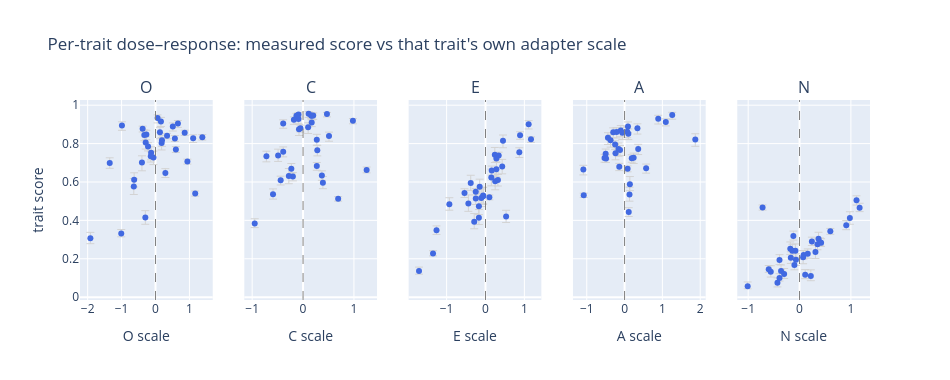

Write notebook code for a chart like this one.
### Markdown cell above
## Per-trait dose–response

For each OCEAN trait: measured trait score (TRAIT eval, y) vs that trait's **own**
adapter scale in the combo (signed: + amplifier, − suppressor, x), bootstrap ci95 on y.
Shows whether turning a trait's adapter up/down actually moves the measured trait —
with the other 4 adapters also active (so vertical scatter reflects cross-trait
interference). Hover a point to see which combo it is.

### Code cell
import plotly.graph_objects as go
from plotly.subplots import make_subplots

# Per-trait dose–response: measured trait score (y) vs that trait's own signed
# adapter scale (x). Static plotly subplots; hover shows the combo slug.
_scale_map = {
    rec.slug: {t.letter: t.signed_scale for t in rec.traits}
    for rec in generate_design().configs
}
for _L in TRAITS:
    df[f"scale_{_L}"] = df["slug"].map(lambda s, _L=_L: _scale_map[s][_L])

if f"trait_{TRAITS[0]}_mean" not in df.columns or df[f"trait_{TRAITS[0]}_mean"].notna().sum() == 0:
    print("No TRAIT results yet — skipping plot.")
else:
    fig = make_subplots(rows=1, cols=len(TRAITS), shared_yaxes=True, subplot_titles=list(TRAITS))
    for i, letter in enumerate(TRAITS, start=1):
        mean_col = f"trait_{letter}_mean"
        d = df.dropna(subset=[mean_col])
        fig.add_trace(go.Scatter(
            x=d[f"scale_{letter}"], y=d[mean_col], mode="markers",
            marker=dict(size=6, color="royalblue"),
            error_y=dict(
                type="data", symmetric=False,
                array=np.clip(d[f"trait_{letter}_hi"] - d[mean_col], 0, None),
                arrayminus=np.clip(d[mean_col] - d[f"trait_{letter}_lo"], 0, None),
                color="lightgray", thickness=1,
            ),
            text=d["slug"],
            hovertemplate="%{text}<br>" + letter + " scale=%{x:.2f}<br>"
            + letter + " score=%{y:.3f}<extra></extra>",
            showlegend=False,
        ), row=1, col=i)
        fig.add_vline(x=0.0, line_dash="dash", line_color="gray", line_width=1, row=1, col=i)
        fig.update_xaxes(title_text=f"{letter} scale", row=1, col=i)
    fig.update_yaxes(title_text="trait score", row=1, col=1)
    fig.update_layout(
        title="Per-trait dose–response: measured score vs that trait's own adapter scale",
        height=380, width=950,
    )
    fig.show()

### Figure 1 — Plotly figure (JSON) as saved in the notebook; plotly's stock layout.template omitted (floating-point values rounded to 4 significant figures)
{"data": [{"error_y": {"array": [0.02913, 0.03139, 0.03365, 0.02557, 0.02612, 0.02208, 0.01893, 0.02911, 0.04185, 0.02342, 0.02619, 0.02121, 0.03662, 0.01653, 0.01618, 0.01546, 0.01349, 0.01985, 0.01364, 0.01592, 0.01265, 0.03575, 0.02673, 0.01193, 0.01333, 0.03036, 0.01841, 0.02285, 0.01913, 0.01313, 0.02031, 0.03474], "arrayminus": [0.03591, 0.03633, 0.0368, 0.03414, 0.03126, 0.02744, 0.02284, 0.03445, 0.04103, 0.02969, 0.03013, 0.0264, 0.03706, 0.01936, 0.02525, 0.01557, 0.01702, 0.02308, 0.01374, 0.01553, 0.01522, 0.03518, 0.02785, 0.0138, 0.015, 0.02879, 0.02168, 0.02319, 0.02499, 0.01382, 0.01796, 0.04344], "color": "lightgray", "symmetric": false, "thickness": 1, "type": "data"}, "hovertemplate": "%{text}<br>O scale=%{x:.2f}<br>O score=%{y:.3f}<extra></extra>", "marker": {"color": "royalblue", "size": 6}, "mode": "markers", "showlegend": false, "text": ["OP0p18_CP0p11_EM0p11_AM0p10_NP0p07", "OM0p13_CM0p09_EM0p06_AP0p07_NP0p31", "OM0p06_CM0p13_EM0p17_AM0p37_NM0p08", "OP0p13_CP0p17_EP0p15_AP0p09_NM0p36", "OP0p19_CM0p09_EM0p06_AM0p44_NM0p17", "OM0p27_CM0p18_EP0p43_AM0p21_NM0p07", "OP0p51_CP0p17_EM0p15_AM0p30_NM0p10", "OM0p29_CP0p20_EP0p25_AM0p06_NM0p56", "OM0p64_CP0p16_EM0p29_AM0p16_NM0p14", "OM0p14_CM0p05_EM0p25_AM0p12_NP0p98", "OM0p33_CM0p39_EP0p28_AP0p34_NM0p30", "OP0p16_CM0p08_EP0p24_AP0p89_NM0p43", "OM0p63_CP0p47_EM0p17_AM0p24_NP0p37", "OP0p66_CM0p49_EM0p38_AP0p10_NM0p39", "OP0p06_CP0p10_EP0p45_AP1p26_NP0p22", "OP0p57_CM0p23_EP0p16_AM1p09_NM0p12", "OM0p38_CM0p72_EP0p89_AM0p25_NP0p08", "OM0p22_CP0p98_EP0p32_AM0p50_NP0p35", "OP0p86_CM0p59_EP0p34_AM0p53_NP0p24", "OP0p60_CM0p20_EM0p54_AM0p14_NP1p17", "OP0p34_CP0p37_EP1p17_AM0p49_NP0p40", "OM0p30_CP0p51_EM1p71_AP0p14_NM0p18", "OM1p35_CM0p39_EP0p87_AP0p24_NP0p16", "OP0p94_CP1p25_EM0p25_AP0p08_NP0p60", "OP1p38_CM0p95_EP0p28_AP0p19_NP0p42", "OM1p92_CP0p28_EP0p53_AP0p13_NM0p39", "OP1p11_CP0p39_EM0p93_AP0p36_NM0p60", "OP0p29_CM0p44_EM1p26_AP0p57_NP0p91", "OM0p99_CP0p27_EP1p11_AP1p09_NP0p11", "OP1p17_CP0p69_EP0p10_AM1p08_NM0p72", "OM1p01_CP0p27_EM1p35_AP0p11_NP1p11", "OM0p40_CM0p28_EM0p44_AP1p87_NM1p01"], "type": "scatter", "x": [0.18, -0.13, -0.06, 0.13, 0.19, -0.27, 0.51, -0.29, -0.64, -0.14, -0.33, 0.16, -0.63, 0.66, 0.06, 0.57, -0.38, -0.22, 0.86, 0.6, 0.34, -0.3, -1.35, 0.94, 1.38, -1.92, 1.11, 0.29, -0.99, 1.17, -1.01, -0.4], "xaxis": "x", "y": [0.8026, 0.7516, 0.7273, 0.8594, 0.8171, 0.8477, 0.8884, 0.806, 0.5759, 0.7337, 0.8451, 0.9154, 0.611, 0.9041, 0.9331, 0.8267, 0.8775, 0.7848, 0.8563, 0.769, 0.8406, 0.4148, 0.6991, 0.707, 0.8335, 0.3072, 0.8274, 0.6465, 0.8942, 0.5401, 0.3321, 0.7015], "yaxis": "y"}, {"error_y": {"array": [0.01154, 0.01001, 0.01232, 0.01423, 0.01406, 0.01495, 0.0172, 0.01323, 0.01177, 0.01567, 0.01971, 0.0247, 0.008454, 0.03292, 0.02309, 0.02773, 0.02686, 0.01116, 0.0273, 0.02064, 0.02444, 0.0203, 0.02484, 0.01572, 0.02397, 0.02636, 0.0334, 0.02196, 0.02816, 0.01152, 0.01824, 0.03951], "arrayminus": [0.01927, 0.01898, 0.01992, 0.02216, 0.02295, 0.02371, 0.02219, 0.02, 0.01763, 0.02032, 0.02414, 0.03216, 0.01512, 0.0308, 0.03225, 0.02473, 0.02867, 0.0161, 0.02565, 0.0223, 0.02468, 0.02715, 0.02697, 0.01476, 0.02208, 0.02882, 0.03052, 0.02399, 0.02896, 0.01195, 0.02228, 0.03973], "color": "lightgray", "symmetric": false, "thickness": 1, "type": "data"}, "hovertemplate": "%{text}<br>C scale=%{x:.2f}<br>C score=%{y:.3f}<extra></extra>", "marker": {"color": "royalblue", "size": 6}, "mode": "markers", "showlegend": false, "text": ["OP0p18_CP0p11_EM0p11_AM0p10_NP0p07", "OM0p13_CM0p09_EM0p06_AP0p07_NP0p31", "OM0p06_CM0p13_EM0p17_AM0p37_NM0p08", "OP0p13_CP0p17_EP0p15_AP0p09_NM0p36", "OP0p19_CM0p09_EM0p06_AM0p44_NM0p17", "OM0p27_CM0p18_EP0p43_AM0p21_NM0p07", "OP0p51_CP0p17_EM0p15_AM0p30_NM0p10", "OM0p29_CP0p20_EP0p25_AM0p06_NM0p56", "OM0p64_CP0p16_EM0p29_AM0p16_NM0p14", "OM0p14_CM0p05_EM0p25_AM0p12_NP0p98", "OM0p33_CM0p39_EP0p28_AP0p34_NM0p30", "OP0p16_CM0p08_EP0p24_AP0p89_NM0p43", "OM0p63_CP0p47_EM0p17_AM0p24_NP0p37", "OP0p66_CM0p49_EM0p38_AP0p10_NM0p39", "OP0p06_CP0p10_EP0p45_AP1p26_NP0p22", "OP0p57_CM0p23_EP0p16_AM1p09_NM0p12", "OM0p38_CM0p72_EP0p89_AM0p25_NP0p08", "OM0p22_CP0p98_EP0p32_AM0p50_NP0p35", "OP0p86_CM0p59_EP0p34_AM0p53_NP0p24", "OP0p60_CM0p20_EM0p54_AM0p14_NP1p17", "OP0p34_CP0p37_EP1p17_AM0p49_NP0p40", "OM0p30_CP0p51_EM1p71_AP0p14_NM0p18", "OM1p35_CM0p39_EP0p87_AP0p24_NP0p16", "OP0p94_CP1p25_EM0p25_AP0p08_NP0p60", "OP1p38_CM0p95_EP0p28_AP0p19_NP0p42", "OM1p92_CP0p28_EP0p53_AP0p13_NM0p39", "OP1p11_CP0p39_EM0p93_AP0p36_NM0p60", "OP0p29_CM0p44_EM1p26_AP0p57_NP0p91", "OM0p99_CP0p27_EP1p11_AP1p09_NP0p11", "OP1p17_CP0p69_EP0p10_AM1p08_NM0p72", "OM1p01_CP0p27_EM1p35_AP0p11_NP1p11", "OM0p40_CM0p28_EM0p44_AP1p87_NM1p01"], "type": "scatter", "x": [0.11, -0.09, -0.13, 0.17, -0.09, -0.18, 0.17, 0.2, 0.16, -0.05, -0.39, -0.08, 0.47, -0.49, 0.1, -0.23, -0.72, 0.98, -0.59, -0.2, 0.37, 0.51, -0.39, 1.25, -0.95, 0.28, 0.39, -0.44, 0.27, 0.69, 0.27, -0.28], "xaxis": "x2", "y": [0.9555, 0.9519, 0.9454, 0.9454, 0.9286, 0.924, 0.9105, 0.9464, 0.947, 0.8805, 0.9041, 0.8744, 0.9541, 0.738, 0.8851, 0.6685, 0.7335, 0.919, 0.5366, 0.6282, 0.6334, 0.8395, 0.7578, 0.6621, 0.3843, 0.7648, 0.5955, 0.6084, 0.8203, 0.5121, 0.6834, 0.6306], "yaxis": "y2"}, {"error_y": {"array": [0.04624, 0.04691, 0.04585, 0.04311, 0.04157, 0.03728, 0.03886, 0.04297, 0.0429, 0.03566, 0.03904, 0.03742, 0.04311, 0.0404, 0.03034, 0.02376, 0.01841, 0.02879, 0.01722, 0.02246, 0.0125, 0.02074, 0.02384, 0.01688, 0.01763, 0.03281, 0.03338, 0.02204, 0.01813, 0.01236, 0.01457, 0.04461], "arrayminus": [0.0452, 0.04363, 0.04361, 0.04414, 0.04016, 0.03798, 0.03785, 0.04476, 0.03635, 0.03102, 0.03963, 0.04095, 0.03516, 0.03824, 0.03618, 0.02432, 0.02025, 0.03142, 0.02126, 0.02259, 0.01626, 0.01609, 0.02676, 0.01665, 0.02016, 0.03058, 0.03165, 0.02201, 0.02507, 0.0131, 0.01272, 0.04063], "color": "lightgray", "symmetric": false, "thickness": 1, "type": "data"}, "hovertemplate": "%{text}<br>E scale=%{x:.2f}<br>E score=%{y:.3f}<extra></extra>", "marker": {"color": "royalblue", "size": 6}, "mode": "markers", "showlegend": false, "text": ["OP0p18_CP0p11_EM0p11_AM0p10_NP0p07", "OM0p13_CM0p09_EM0p06_AP0p07_NP0p31", "OM0p06_CM0p13_EM0p17_AM0p37_NM0p08", "OP0p13_CP0p17_EP0p15_AP0p09_NM0p36", "OP0p19_CM0p09_EM0p06_AM0p44_NM0p17", "OM0p27_CM0p18_EP0p43_AM0p21_NM0p07", "OP0p51_CP0p17_EM0p15_AM0p30_NM0p10", "OM0p29_CP0p20_EP0p25_AM0p06_NM0p56", "OM0p64_CP0p16_EM0p29_AM0p16_NM0p14", "OM0p14_CM0p05_EM0p25_AM0p12_NP0p98", "OM0p33_CM0p39_EP0p28_AP0p34_NM0p30", "OP0p16_CM0p08_EP0p24_AP0p89_NM0p43", "OM0p63_CP0p47_EM0p17_AM0p24_NP0p37", "OP0p66_CM0p49_EM0p38_AP0p10_NM0p39", "OP0p06_CP0p10_EP0p45_AP1p26_NP0p22", "OP0p57_CM0p23_EP0p16_AM1p09_NM0p12", "OM0p38_CM0p72_EP0p89_AM0p25_NP0p08", "OM0p22_CP0p98_EP0p32_AM0p50_NP0p35", "OP0p86_CM0p59_EP0p34_AM0p53_NP0p24", "OP0p60_CM0p20_EM0p54_AM0p14_NP1p17", "OP0p34_CP0p37_EP1p17_AM0p49_NP0p40", "OM0p30_CP0p51_EM1p71_AP0p14_NM0p18", "OM1p35_CM0p39_EP0p87_AP0p24_NP0p16", "OP0p94_CP1p25_EM0p25_AP0p08_NP0p60", "OP1p38_CM0p95_EP0p28_AP0p19_NP0p42", "OM1p92_CP0p28_EP0p53_AP0p13_NM0p39", "OP1p11_CP0p39_EM0p93_AP0p36_NM0p60", "OP0p29_CM0p44_EM1p26_AP0p57_NP0p91", "OM0p99_CP0p27_EP1p11_AP1p09_NP0p11", "OP1p17_CP0p69_EP0p10_AM1p08_NM0p72", "OM1p01_CP0p27_EM1p35_AP0p11_NP1p11", "OM0p40_CM0p28_EM0p44_AP1p87_NM1p01"], "type": "scatter", "x": [-0.11, -0.06, -0.17, 0.15, -0.06, 0.43, -0.15, 0.25, -0.29, -0.25, 0.28, 0.24, -0.17, -0.38, 0.45, 0.16, 0.89, 0.32, 0.34, -0.54, 1.17, -1.71, 0.87, -0.25, 0.28, 0.53, -0.93, -1.26, 1.11, 0.1, -1.35, -0.44], "xaxis": "x3", "y": [0.5171, 0.5261, 0.4737, 0.6238, 0.5292, 0.6805, 0.5758, 0.6038, 0.3925, 0.5136, 0.6657, 0.7425, 0.4134, 0.5946, 0.8144, 0.6593, 0.843, 0.6104, 0.7379, 0.542, 0.8225, 0.1357, 0.7545, 0.5492, 0.7219, 0.4197, 0.4846, 0.349, 0.9013, 0.5198, 0.2274, 0.4877], "yaxis": "y3"}, {"error_y": {"array": [0.0262, 0.0267, 0.02809, 0.02372, 0.02598, 0.02243, 0.02237, 0.02698, 0.03182, 0.02319, 0.02271, 0.01785, 0.02772, 0.02448, 0.01371, 0.02243, 0.01934, 0.02438, 0.01871, 0.0177, 0.01888, 0.03953, 0.02479, 0.01516, 0.01825, 0.03837, 0.02385, 0.02196, 0.01657, 0.01055, 0.02237, 0.0299], "arrayminus": [0.03206, 0.03143, 0.03636, 0.03037, 0.03538, 0.03067, 0.02952, 0.03606, 0.03708, 0.02967, 0.03066, 0.02759, 0.03458, 0.03118, 0.02205, 0.02784, 0.02669, 0.02965, 0.02249, 0.02021, 0.02125, 0.03414, 0.02923, 0.01535, 0.02048, 0.0346, 0.02938, 0.02528, 0.02035, 0.0115, 0.02341, 0.03538], "color": "lightgray", "symmetric": false, "thickness": 1, "type": "data"}, "hovertemplate": "%{text}<br>A scale=%{x:.2f}<br>A score=%{y:.3f}<extra></extra>", "marker": {"color": "royalblue", "size": 6}, "mode": "markers", "showlegend": false, "text": ["OP0p18_CP0p11_EM0p11_AM0p10_NP0p07", "OM0p13_CM0p09_EM0p06_AP0p07_NP0p31", "OM0p06_CM0p13_EM0p17_AM0p37_NM0p08", "OP0p13_CP0p17_EP0p15_AP0p09_NM0p36", "OP0p19_CM0p09_EM0p06_AM0p44_NM0p17", "OM0p27_CM0p18_EP0p43_AM0p21_NM0p07", "OP0p51_CP0p17_EM0p15_AM0p30_NM0p10", "OM0p29_CP0p20_EP0p25_AM0p06_NM0p56", "OM0p64_CP0p16_EM0p29_AM0p16_NM0p14", "OM0p14_CM0p05_EM0p25_AM0p12_NP0p98", "OM0p33_CM0p39_EP0p28_AP0p34_NM0p30", "OP0p16_CM0p08_EP0p24_AP0p89_NM0p43", "OM0p63_CP0p47_EM0p17_AM0p24_NP0p37", "OP0p66_CM0p49_EM0p38_AP0p10_NM0p39", "OP0p06_CP0p10_EP0p45_AP1p26_NP0p22", "OP0p57_CM0p23_EP0p16_AM1p09_NM0p12", "OM0p38_CM0p72_EP0p89_AM0p25_NP0p08", "OM0p22_CP0p98_EP0p32_AM0p50_NP0p35", "OP0p86_CM0p59_EP0p34_AM0p53_NP0p24", "OP0p60_CM0p20_EM0p54_AM0p14_NP1p17", "OP0p34_CP0p37_EP1p17_AM0p49_NP0p40", "OM0p30_CP0p51_EM1p71_AP0p14_NM0p18", "OM1p35_CM0p39_EP0p87_AP0p24_NP0p16", "OP0p94_CP1p25_EM0p25_AP0p08_NP0p60", "OP1p38_CM0p95_EP0p28_AP0p19_NP0p42", "OM1p92_CP0p28_EP0p53_AP0p13_NM0p39", "OP1p11_CP0p39_EM0p93_AP0p36_NM0p60", "OP0p29_CM0p44_EM1p26_AP0p57_NP0p91", "OM0p99_CP0p27_EP1p11_AP1p09_NP0p11", "OP1p17_CP0p69_EP0p10_AM1p08_NM0p72", "OM1p01_CP0p27_EM1p35_AP0p11_NP1p11", "OM0p40_CM0p28_EM0p44_AP1p87_NM1p01"], "type": "scatter", "x": [-0.1, 0.07, -0.37, 0.09, -0.44, -0.21, -0.3, -0.06, -0.16, -0.12, 0.34, 0.89, -0.24, 0.1, 1.26, -1.09, -0.25, -0.5, -0.53, -0.14, -0.49, 0.14, 0.24, 0.08, 0.19, 0.13, 0.36, 0.57, 1.09, -1.08, 0.11, 1.87], "xaxis": "x4", "y": [0.8677, 0.8619, 0.818, 0.889, 0.8306, 0.8599, 0.8596, 0.8569, 0.7712, 0.7667, 0.8803, 0.9296, 0.7499, 0.8518, 0.9494, 0.6646, 0.7953, 0.7472, 0.7255, 0.6793, 0.7228, 0.5887, 0.7258, 0.6683, 0.7233, 0.5347, 0.7721, 0.6714, 0.9125, 0.5312, 0.4436, 0.8212], "yaxis": "y4"}, {"error_y": {"array": [0.03492, 0.03604, 0.03555, 0.03136, 0.0315, 0.03106, 0.029, 0.03157, 0.03464, 0.03293, 0.02841, 0.02572, 0.03397, 0.02187, 0.03154, 0.02584, 0.02234, 0.02797, 0.02306, 0.02286, 0.02205, 0.03493, 0.02492, 0.01548, 0.02069, 0.02722, 0.01916, 0.02412, 0.02628, 0.0132, 0.02326, 0.02218], "arrayminus": [0.03354, 0.03437, 0.03314, 0.02822, 0.02889, 0.02952, 0.02486, 0.02702, 0.03087, 0.03221, 0.02383, 0.02148, 0.03196, 0.01611, 0.02507, 0.02085, 0.02208, 0.02888, 0.02055, 0.02078, 0.01799, 0.02981, 0.02361, 0.0152, 0.01935, 0.02462, 0.01616, 0.02316, 0.02104, 0.01335, 0.0247, 0.01328], "color": "lightgray", "symmetric": false, "thickness": 1, "type": "data"}, "hovertemplate": "%{text}<br>N scale=%{x:.2f}<br>N score=%{y:.3f}<extra></extra>", "marker": {"color": "royalblue", "size": 6}, "mode": "markers", "showlegend": false, "text": ["OP0p18_CP0p11_EM0p11_AM0p10_NP0p07", "OM0p13_CM0p09_EM0p06_AP0p07_NP0p31", "OM0p06_CM0p13_EM0p17_AM0p37_NM0p08", "OP0p13_CP0p17_EP0p15_AP0p09_NM0p36", "OP0p19_CM0p09_EM0p06_AM0p44_NM0p17", "OM0p27_CM0p18_EP0p43_AM0p21_NM0p07", "OP0p51_CP0p17_EM0p15_AM0p30_NM0p10", "OM0p29_CP0p20_EP0p25_AM0p06_NM0p56", "OM0p64_CP0p16_EM0p29_AM0p16_NM0p14", "OM0p14_CM0p05_EM0p25_AM0p12_NP0p98", "OM0p33_CM0p39_EP0p28_AP0p34_NM0p30", "OP0p16_CM0p08_EP0p24_AP0p89_NM0p43", "OM0p63_CP0p47_EM0p17_AM0p24_NP0p37", "OP0p66_CM0p49_EM0p38_AP0p10_NM0p39", "OP0p06_CP0p10_EP0p45_AP1p26_NP0p22", "OP0p57_CM0p23_EP0p16_AM1p09_NM0p12", "OM0p38_CM0p72_EP0p89_AM0p25_NP0p08", "OM0p22_CP0p98_EP0p32_AM0p50_NP0p35", "OP0p86_CM0p59_EP0p34_AM0p53_NP0p24", "OP0p60_CM0p20_EM0p54_AM0p14_NP1p17", "OP0p34_CP0p37_EP1p17_AM0p49_NP0p40", "OM0p30_CP0p51_EM1p71_AP0p14_NM0p18", "OM1p35_CM0p39_EP0p87_AP0p24_NP0p16", "OP0p94_CP1p25_EM0p25_AP0p08_NP0p60", "OP1p38_CM0p95_EP0p28_AP0p19_NP0p42", "OM1p92_CP0p28_EP0p53_AP0p13_NM0p39", "OP1p11_CP0p39_EM0p93_AP0p36_NM0p60", "OP0p29_CM0p44_EM1p26_AP0p57_NP0p91", "OM0p99_CP0p27_EP1p11_AP1p09_NP0p11", "OP1p17_CP0p69_EP0p10_AM1p08_NM0p72", "OM1p01_CP0p27_EM1p35_AP0p11_NP1p11", "OM0p40_CM0p28_EM0p44_AP1p87_NM1p01"], "type": "scatter", "x": [0.07, 0.31, -0.08, -0.36, -0.17, -0.07, -0.1, -0.56, -0.14, 0.98, -0.3, -0.43, 0.37, -0.39, 0.22, -0.12, 0.08, 0.35, 0.24, 1.17, 0.4, -0.18, 0.16, 0.6, 0.42, -0.39, -0.6, 0.91, 0.11, -0.72, 1.11, -1.01], "xaxis": "x5", "y": [0.2074, 0.2354, 0.2414, 0.1362, 0.2046, 0.1946, 0.1671, 0.1318, 0.2412, 0.4119, 0.1207, 0.07459, 0.304, 0.09994, 0.1106, 0.3184, 0.2201, 0.2755, 0.2894, 0.4663, 0.2861, 0.2526, 0.2262, 0.3427, 0.2836, 0.1939, 0.1456, 0.3744, 0.1171, 0.4669, 0.5045, 0.0567], "yaxis": "y5"}], "layout": {"annotations": [{"font": {"size": 16}, "showarrow": false, "text": "O", "x": 0.084, "xanchor": "center", "xref": "paper", "y": 1, "yanchor": "bottom", "yref": "paper"}, {"font": {"size": 16}, "showarrow": false, "text": "C", "x": 0.292, "xanchor": "center", "xref": "paper", "y": 1, "yanchor": "bottom", "yref": "paper"}, {"font": {"size": 16}, "showarrow": false, "text": "E", "x": 0.5, "xanchor": "center", "xref": "paper", "y": 1, "yanchor": "bottom", "yref": "paper"}, {"font": {"size": 16}, "showarrow": false, "text": "A", "x": 0.708, "xanchor": "center", "xref": "paper", "y": 1, "yanchor": "bottom", "yref": "paper"}, {"font": {"size": 16}, "showarrow": false, "text": "N", "x": 0.916, "xanchor": "center", "xref": "paper", "y": 1, "yanchor": "bottom", "yref": "paper"}], "height": 380, "shapes": [{"line": {"color": "gray", "dash": "dash", "width": 1}, "type": "line", "x0": 0, "x1": 0, "xref": "x", "y0": 0, "y1": 1, "yref": "y domain"}, {"line": {"color": "gray", "dash": "dash", "width": 1}, "type": "line", "x0": 0, "x1": 0, "xref": "x2", "y0": 0, "y1": 1, "yref": "y2 domain"}, {"line": {"color": "gray", "dash": "dash", "width": 1}, "type": "line", "x0": 0, "x1": 0, "xref": "x3", "y0": 0, "y1": 1, "yref": "y3 domain"}, {"line": {"color": "gray", "dash": "dash", "width": 1}, "type": "line", "x0": 0, "x1": 0, "xref": "x4", "y0": 0, "y1": 1, "yref": "y4 domain"}, {"line": {"color": "gray", "dash": "dash", "width": 1}, "type": "line", "x0": 0, "x1": 0, "xref": "x5", "y0": 0, "y1": 1, "yref": "y5 domain"}], "title": {"text": "Per-trait dose–response: measured score vs that trait's own adapter scale"}, "width": 950, "xaxis": {"anchor": "y", "domain": [0, 0.168], "title": {"text": "O scale"}}, "xaxis2": {"anchor": "y2", "domain": [0.208, 0.376], "title": {"text": "C scale"}}, "xaxis3": {"anchor": "y3", "domain": [0.416, 0.584], "title": {"text": "E scale"}}, "xaxis4": {"anchor": "y4", "domain": [0.624, 0.792], "title": {"text": "A scale"}}, "xaxis5": {"anchor": "y5", "domain": [0.832, 1], "title": {"text": "N scale"}}, "yaxis": {"anchor": "x", "domain": [0, 1], "title": {"text": "trait score"}}, "yaxis2": {"anchor": "x2", "domain": [0, 1], "matches": "y", "showticklabels": false}, "yaxis3": {"anchor": "x3", "domain": [0, 1], "matches": "y", "showticklabels": false}, "yaxis4": {"anchor": "x4", "domain": [0, 1], "matches": "y", "showticklabels": false}, "yaxis5": {"anchor": "x5", "domain": [0, 1], "matches": "y", "showticklabels": false}}}
